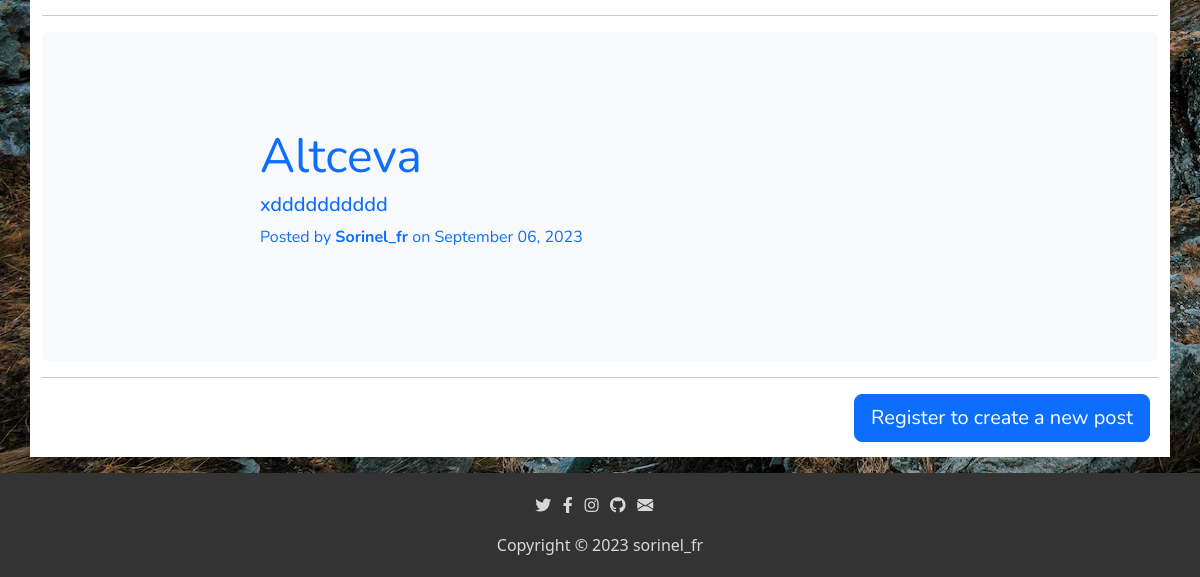
/blog (lower part), run on an earlier commit of the app's database.
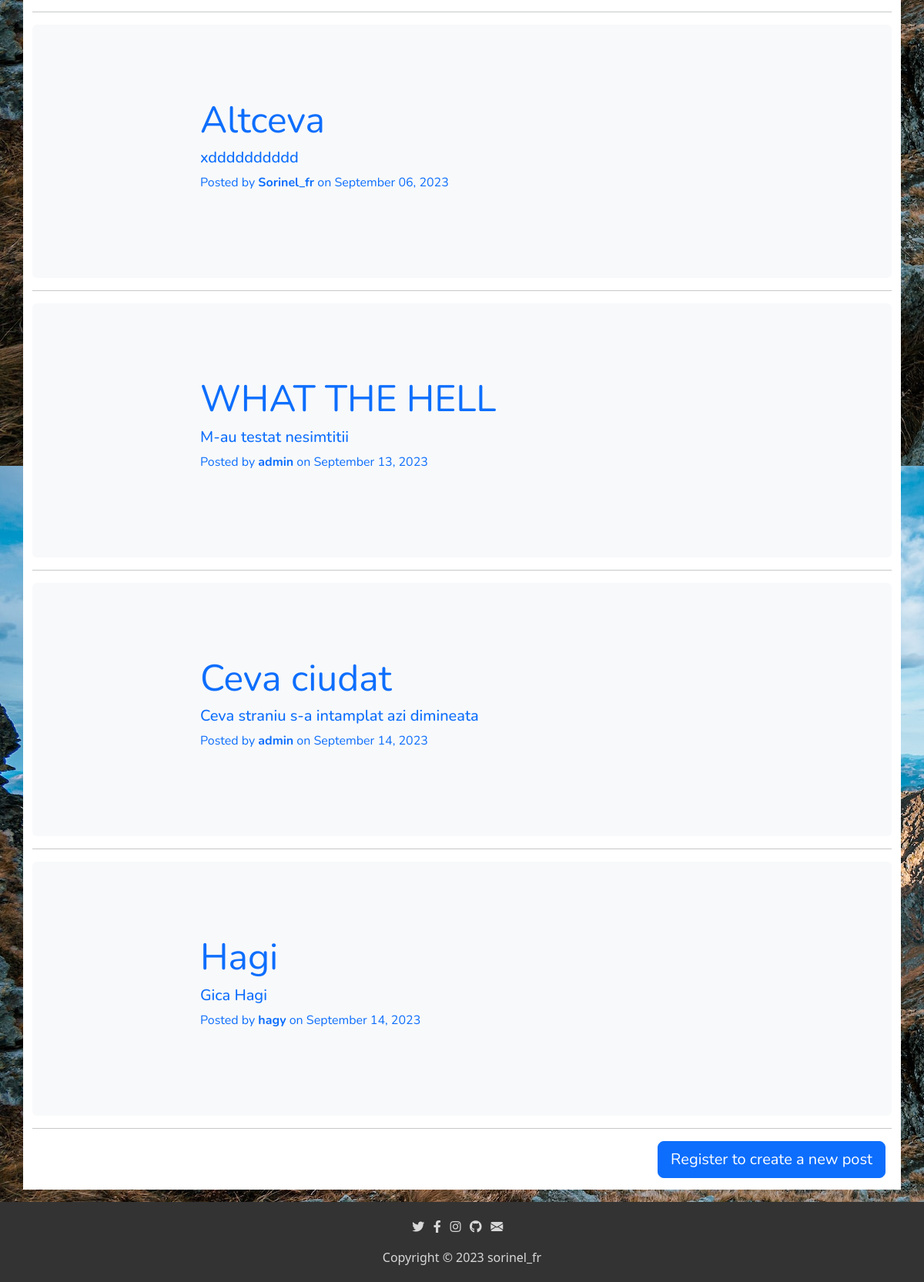
And on a later commit of the database.
### server.py (models this page shows, shortened)
    class Post(db.Model):
        id = db.Column(db.Integer, primary_key=True)
        title = db.Column(db.String(250), unique=True, nullable=False)
        subtitle = db.Column(db.String(250), nullable=False)
        user = db.Column(db.String(250), nullable=False)
        date = db.Column(db.String(250), nullable=False)
        text = db.Column(db.String(2500), nullable=False)

### server.py (the view)
    @app.route('/blog')
    def blog_page():
        all_posts = db.session.query(Post).all()
        return render_template('blog.html', posts=all_posts, is_logged=current_user.is_authenticated)

### templates/blog.html (shortened to what this page needs)
<!DOCTYPE html>
<html lang="en">
<head>
    <link rel="stylesheet" href="static/style.css">
    <link rel="stylesheet" href="https://cdnjs.cloudflare.com/ajax/libs/font-awesome/5.15.3/css/all.min.css">
    <link href="https://cdn.jsdelivr.net/npm/bootstrap@5.3.0-alpha3/dist/css/bootstrap.min.css" rel="stylesheet"
>
    <link rel="stylesheet" href="https://cdn.jsdelivr.net/npm/bootstrap-icons@1.10.4/font/bootstrap-icons.css">
</head>
<body style="margin-bottom: 10%;">
    <div class="container my-5">
        {%for post in posts%}
        <a href="blog/post/{{post.id}}" style="text-decoration: none;">
            <div class="bg-body-tertiary p-5 rounded">
                <div class="col-sm-8 py-5 mx-auto">
                    <h1 class="display-5 fw-normal">
                        {{post.title}}
                    </h1>
                    <h2 class="fs-5">
                        {{post.subtitle}}
                    </h2>
                    <p>
                        Posted by <b>{{post.user}}</b> on {{post.date}}
                    </p>
                </div>
            </div>
        </a>
        <hr>
        {%endfor%}
        {%if not current_user.is_authenticated:%}
        <div class="d-grid gap-2 d-md-flex justify-content-md-end">
            <a href="/register"><button class="btn btn-primary btn-lg me-md-2" type="button" style="margin-bottom: 5%;">Register to create a new post</button></a>
        </div>
        {% else %}
        <div class="d-grid gap-2 d-md-flex justify-content-md-end">
            <a href="/new-post"><button class="btn btn-primary btn-lg me-md-2" type="button" style="margin-bottom: 5%;">Create new post</button></a>
        </div>
        {% endif %}
    </div>
</body>
<footer>
    <ul class="icons">
        <li><a href="https://twitter.com/Sorin63701900" target="_blank"><i class="fab fa-twitter"></i></a></li>
        <li><a href="https://www.facebook.com/sorin.fratean" target="_blank"><i class="fab fa-facebook-f"></i></a></li>
        <li><a href="https://www.instagram.com/sorinel_fr/" target="_blank"><i class="fab fa-instagram"></i></a></li>
        <li><a href="https://github.com/Sorinel27" target="_blank"><i class="fab fa-github"></i></a></li>
        <li><a href="mailto:sorin78910@gmail.com" target="_blank"><i class="bi bi-envelope-fill"></i></a></li>
    </ul>
    <a href="https://sorinelfr.ro/" target="_blank">Copyright &copy; 2023 sorinel_fr</a>
</footer>
</html>

### static/style.css (style rules this page uses)
body { margin-bottom: 10%; background-image: url("img/bg.jpg"); background-size: auto; }
body .container { background-color: white; margin-top: 7%; font-family: 'Nunito', 'Arial', sans-serif; }
footer { background-color: #333; color: #fff; text-align: center; position: fixed; bottom: 0; width: 100%; padding: 20px; }
footer .icons { display: -webkit-box; display: -ms-flexbox; display: flex; -webkit-box-orient: horizontal; -webkit-box-direction: normal; -ms-flex-direction: row; flex-direction: row; list-style-type: none; -webkit-box-pack: center; -ms-flex-pack: center; justify-content: center; padding-left: 0; }
footer .icons li { padding-right: 1%; }
footer a { text-decoration: none; color: #d8d8d8; }

What changed in the data, as far as the page shows it:
added Post: title "WHAT THE HELL", subtitle "M-au testat nesimtitii", user "admin", date "September 13, 2023"
added Post: title "Ceva ciudat", subtitle "Ceva straniu s-a intamplat azi dimineata", user "admin", date "September 14, 2023"
added Post: title "Hagi", subtitle "Gica Hagi", user "hagy", date "September 14, 2023"
